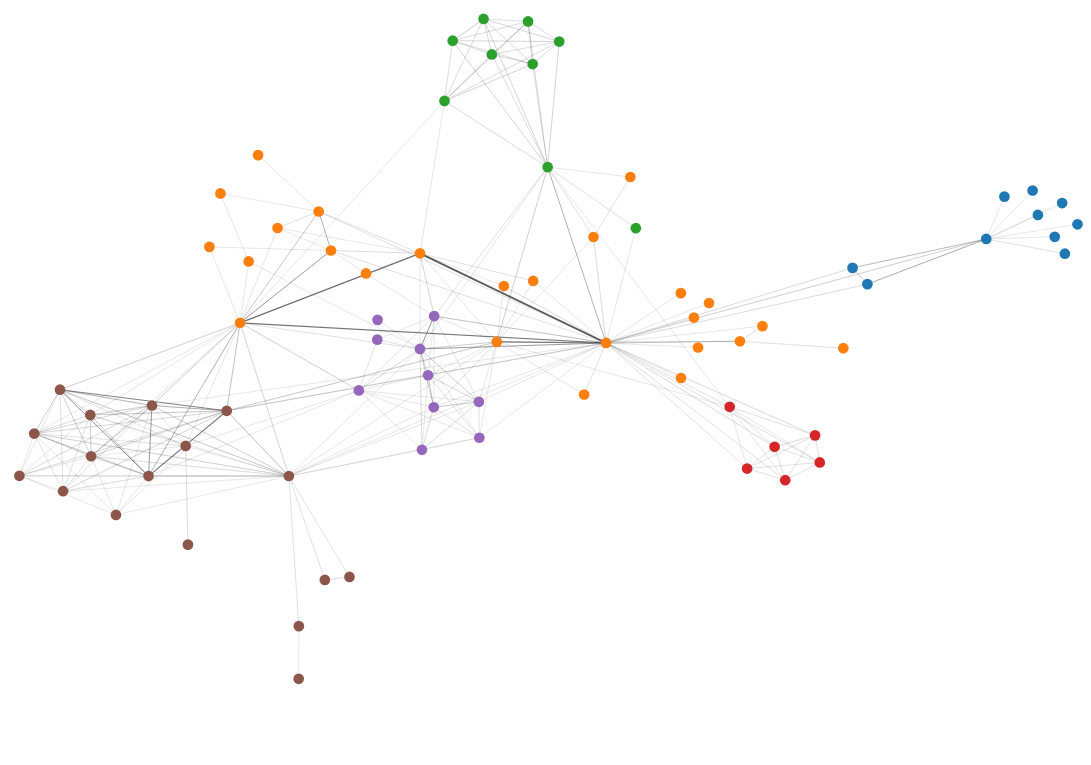

Source (notebook cell):
### Markdown cell above
Let's now plot the Les Mis graph, before combo styling. We'll set node colours based on the group attribute.

### Code cell
alph(
    G,
    weight_attr="value",
    layout_fn=lambda g: layout.force_atlas(
        g, gravity=8, outboundAttractionDistribution=False,  iterations=1000, seed=seed
    ),
    node_args=dict(
        size=alt.value(6**2),
        fill=alt.Color("group", scale=alt.Scale(scheme="category10"), legend=None),
        tooltip_attrs=["name", "group"]
    ),
    edge_args=dict(
        color="#333",
        opacity=alt.Size(
            "value:Q",
            scale=alt.Scale(domain=[0,max_edge_value], range=[0.5, 0.8]),
            legend=None
        ),
        strokeWidth=alt.Size(
            "value:Q",
            scale=alt.Scale(domain=[0,max_edge_value], range=[0.1, 1]),
            legend=None
        ),
    ),
).configure_view(strokeWidth=0).properties(width=600, height=420)

### Figure 1 — Vega-Lite specification as saved in the notebook (floating-point values rounded to 4 significant figures; data arrays with more than 128 entries replaced by an {"elided": "..."} marker saying what was removed)
{"$schema": "https://vega.github.io/schema/vega-lite/v5.8.0.json", "config": {"view": {"continuousHeight": 300, "continuousWidth": 300, "strokeWidth": 0}}, "datasets": {"data-1c6ce606724098813018a11916960c3e": [{"__node_r": 3, "__node_size": 36, "group": "0", "name": "Myriel", "x": 744.5, "y": 380.9}, {"__node_r": 3, "__node_size": 36, "group": "0", "name": "Napoleon", "x": 790.7, "y": 407.2}, {"__node_r": 3, "__node_size": 36, "group": "0", "name": "MlleBaptistine", "x": 663.2, "y": 359.6}, {"__node_r": 3, "__node_size": 36, "group": "0", "name": "MmeMagloire", "x": 672.2, "y": 347.6}, {"__node_r": 3, "__node_size": 36, "group": "0", "name": "CountessDeLo", "x": 786.1, "y": 382.4}, {"__node_r": 3, "__node_size": 36, "group": "0", "name": "Geborand", "x": 772.7, "y": 416.5}, {"__node_r": 3, "__node_size": 36, "group": "0", "name": "Champtercier", "x": 755.5, "y": 412.0}, {"__node_r": 3, "__node_size": 36, "group": "0", "name": "Cravatte", "x": 775.9, "y": 398.5}, {"__node_r": 3, "__node_size": 36, "group": "0", "name": "Count", "x": 792.3, "y": 370.0}, {"__node_r": 3, "__node_size": 36, "group": "0", "name": "OldMan", "x": 800, "y": 391.6}, {"__node_r": 3, "__node_size": 36, "group": "1", "name": "Labarre", "x": 558.8, "y": 278.6}, {"__node_r": 3, "__node_size": 36, "group": "1", "name": "Valjean", "x": 513.2, "y": 304.4}, {"__node_r": 3, "__node_size": 36, "group": "2", "name": "Marguerite", "x": 531.4, "y": 388.8}, {"__node_r": 3, "__node_size": 36, "group": "1", "name": "MmeDeR", "x": 558.7, "y": 341.0}, {"__node_r": 3, "__node_size": 36, "group": "1", "name": "Isabeau", "x": 566.7, "y": 323.0}, {"__node_r": 3, "__node_size": 36, "group": "1", "name": "Gervais", "x": 575.8, "y": 333.7}, {"__node_r": 3, "__node_size": 36, "group": "2", "name": "Tholomyes", "x": 415.0, "y": 482.3}, {"__node_r": 3, "__node_size": 36, "group": "2", "name": "Listolier", "x": 465.8, "y": 540.8}, {"__node_r": 3, "__node_size": 36, "group": "2", "name": "Fameuil", "x": 468.6, "y": 509.5}, {"__node_r": 3, "__node_size": 36, "group": "2", "name": "Blacheville", "x": 443.7, "y": 516.5}, {"__node_r": 3, "__node_size": 36, "group": "2", "name": "Favourite", "x": 438.7, "y": 542.6}, {"__node_r": 3, "__node_size": 36, "group": "2", "name": "Dahlia", "x": 419.9, "y": 526.6}, {"__node_r": 3, "__node_size": 36, "group": "2", "name": "Zephine", "x": 484.7, "y": 526.0}, {"__node_r": 3, "__node_size": 36, "group": "2", "name": "Fantine", "x": 477.7, "y": 433.7}, {"__node_r": 3, "__node_size": 36, "group": "4", "name": "MmeThenardier", "x": 408.7, "y": 324.1}, {"__node_r": 3, "__node_size": 36, "group": "4", "name": "Thenardier", "x": 400.0, "y": 300.0}, {"__node_r": 3, "__node_size": 36, "group": "1", "name": "Cosette", "x": 400.1, "y": 370.3}, {"__node_r": 3, "__node_size": 36, "group": "1", "name": "Javert", "x": 446.8, "y": 305.2}, {"__node_r": 3, "__node_size": 36, "group": "1", "name": "Fauchelevent", "x": 594.7, "y": 305.6}, {"__node_r": 3, "__node_size": 36, "group": "3", "name": "Bamatabois", "x": 588.4, "y": 257.4}, {"__node_r": 3, "__node_size": 36, "group": "1", "name": "Perpetue", "x": 528.0, "y": 426.4}, {"__node_r": 3, "__node_size": 36, "group": "1", "name": "Simplice", "x": 505.6, "y": 382.3}, {"__node_r": 3, "__node_size": 36, "group": "1", "name": "Scaufflaire", "x": 569.2, "y": 301.0}, {"__node_r": 3, "__node_size": 36, "group": "1", "name": "Woman1", "x": 499.9, "y": 266.5}, {"__node_r": 3, "__node_size": 36, "group": "3", "name": "Judge", "x": 615.7, "y": 228.0}, {"__node_r": 3, "__node_size": 36, "group": "3", "name": "Champmathieu", "x": 640.4, "y": 236.4}, {"__node_r": 3, "__node_size": 36, "group": "3", "name": "Brevet", "x": 622.2, "y": 203.5}, {"__node_r": 3, "__node_size": 36, "group": "3", "name": "Chenildieu", "x": 599.0, "y": 212.0}, {"__node_r": 3, "__node_size": 36, "group": "3", "name": "Cochepaille", "x": 643.2, "y": 216.5}, {"__node_r": 3, "__node_size": 36, "group": "1", "name": "Pontmercy", "x": 295.8, "y": 364.3}, {"__node_r": 3, "__node_size": 36, "group": "4", "name": "Boulatruelle", "x": 374.3, "y": 321.4}, {"__node_r": 3, "__node_size": 36, "group": "4", "name": "Eponine", "x": 362.8, "y": 269.5}, {"__node_r": 3, "__node_size": 36, "group": "4", "name": "Anzelma", "x": 374.1, "y": 306.8}, {"__node_r": 3, "__node_size": 36, "group": "1", "name": "Woman2", "x": 451.1, "y": 346.2}, {"__node_r": 3, "__node_size": 36, "group": "1", "name": "MotherInnocent", "x": 608.4, "y": 316.8}, {"__node_r": 3, "__node_size": 36, "group": "1", "name": "Gribier", "x": 657.6, "y": 300.5}, {"__node_r": 3, "__node_size": 36, "group": "5", "name": "Jondrette", "x": 326.3, "y": 57.43}, {"__node_r": 3, "__node_size": 36, "group": "5", "name": "MmeBurgon", "x": 326.4, "y": 96.16}, {"__node_r": 3, "__node_size": 36, "group": "5", "name": "Gavroche", "x": 320.3, "y": 206.6}, {"__node_r": 3, "__node_size": 36, "group": "1", "name": "Gillenormand", "x": 345.9, "y": 372.4}, {"__node_r": 3, "__node_size": 36, "group": "1", "name": "Magnon", "x": 367.2, "y": 355.5}, {"__node_r": 3, "__node_size": 36, "group": "1", "name": "MlleGillenormand", "x": 338.4, "y": 401.1}, {"__node_r": 3, "__node_size": 36, "group": "1", "name": "MmePontmercy", "x": 278.7, "y": 414.3}, {"__node_r": 3, "__node_size": 36, "group": "1", "name": "MlleVaubois", "x": 301.6, "y": 442.5}, {"__node_r": 3, "__node_size": 36, "group": "1", "name": "LtGillenormand", "x": 313.4, "y": 388.9}, {"__node_r": 3, "__node_size": 36, "group": "1", "name": "Marius", "x": 290.6, "y": 319.2}, {"__node_r": 3, "__node_size": 36, "group": "1", "name": "BaronessT", "x": 271.9, "y": 375.0}, {"__node_r": 3, "__node_size": 36, "group": "5", "name": "Mabeuf", "x": 257.5, "y": 228.7}, {"__node_r": 3, "__node_size": 36, "group": "5", "name": "Enjolras", "x": 282.5, "y": 254.5}, {"__node_r": 3, "__node_size": 36, "group": "5", "name": "Combeferre", "x": 181.1, "y": 270.0}, {"__node_r": 3, "__node_size": 36, "group": "5", "name": "Prouvaire", "x": 182.9, "y": 195.4}, {"__node_r": 3, "__node_size": 36, "group": "5", "name": "Feuilly", "x": 199.5, "y": 251.4}, {"__node_r": 3, "__node_size": 36, "group": "5", "name": "Courfeyrac", "x": 234.9, "y": 206.5}, {"__node_r": 3, "__node_size": 36, "group": "5", "name": "Bahorel", "x": 165.4, "y": 237.8}, {"__node_r": 3, "__node_size": 36, "group": "5", "name": "Bossuet", "x": 237.0, "y": 258.4}, {"__node_r": 3, "__node_size": 36, "group": "5", "name": "Joly", "x": 200.0, "y": 221.1}, {"__node_r": 3, "__node_size": 36, "group": "5", "name": "Grantaire", "x": 156.4, "y": 206.7}, {"__node_r": 3, "__node_size": 36, "group": "5", "name": "MotherPlutarch", "x": 258.9, "y": 156.1}, {"__node_r": 3, "__node_size": 36, "group": "4", "name": "Gueulemer", "x": 435.9, "y": 261.1}, {"__node_r": 3, "__node_size": 36, "group": "4", "name": "Babet", "x": 408.4, "y": 257.1}, {"__node_r": 3, "__node_size": 36, "group": "4", "name": "Claquesous", "x": 405.0, "y": 280.7}, {"__node_r": 3, "__node_size": 36, "group": "4", "name": "Montparnasse", "x": 436.2, "y": 234.7}, {"__node_r": 3, "__node_size": 36, "group": "1", "name": "Toussaint", "x": 468.9, "y": 350.0}, {"__node_r": 3, "__node_size": 36, "group": "5", "name": "Child1", "x": 342.2, "y": 130.2}, {"__node_r": 3, "__node_size": 36, "group": "5", "name": "Child2", "x": 357.2, "y": 132.4}, {"__node_r": 3, "__node_size": 36, "group": "4", "name": "Brujon", "x": 401.2, "y": 225.8}, {"__node_r": 3, "__node_size": 36, "group": "5", "name": "MmeHucheloup", "x": 215.1, "y": 177.9}], "data-f53c1b2f5519cda8b05948258caf1d80": {"elided": "508 records"}}, "height": 420, "layer": [{"data": {"name": "data-f53c1b2f5519cda8b05948258caf1d80"}, "encoding": {"color": {"value": "#333"}, "detail": {"field": "edge", "type": "quantitative"}, "opacity": {"field": "value", "legend": null, "scale": {"domain": [0, 31], "range": [0.5, 0.8]}, "type": "quantitative"}, "strokeWidth": {"field": "value", "legend": null, "scale": {"domain": [0, 31], "range": [0.1, 1]}, "type": "quantitative"}, "x": {"axis": {"domain": false, "grid": false, "labels": false, "ticks": false, "title": ""}, "field": "x", "type": "quantitative"}, "y": {"axis": {"domain": false, "grid": false, "labels": false, "ticks": false, "title": ""}, "field": "y", "type": "quantitative"}}, "mark": {"type": "line"}}, {"data": {"name": "data-1c6ce606724098813018a11916960c3e"}, "encoding": {"fill": {"field": "group", "legend": null, "scale": {"scheme": "category10"}, "type": "nominal"}, "opacity": {"value": 1}, "size": {"value": 36}, "stroke": {"value": "#565656"}, "strokeWidth": {"value": 0}, "tooltip": [{"field": "name", "type": "nominal"}, {"field": "group", "type": "nominal"}], "x": {"axis": {"domain": false, "grid": false, "labels": false, "ticks": false, "title": ""}, "field": "x", "type": "quantitative"}, "y": {"axis": {"domain": false, "grid": false, "labels": false, "ticks": false, "title": ""}, "field": "y", "type": "quantitative"}}, "mark": {"type": "circle"}}], "resolve": {"scale": {"color": "independent", "fill": "independent", "opacity": "independent", "size": "independent", "strokeWidth": "independent"}}, "width": 600}
